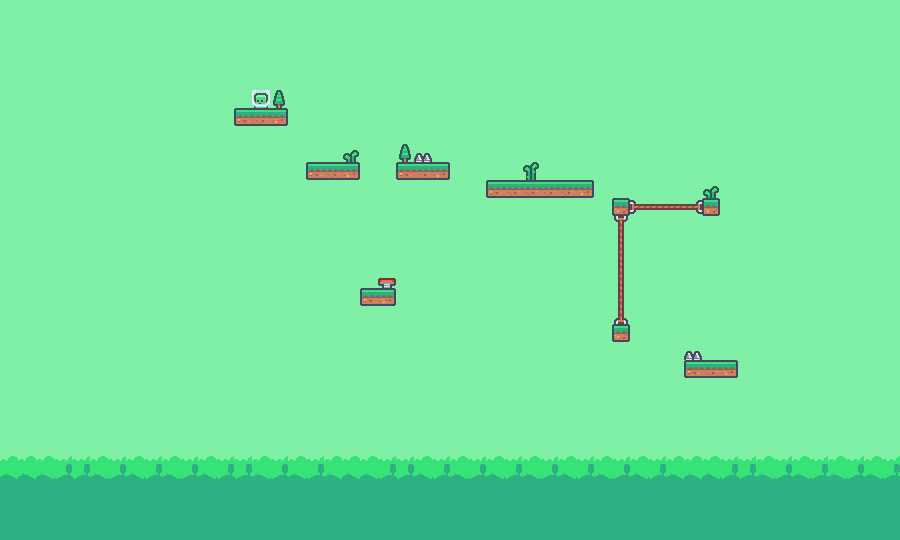

A 2D game scene composited from a Tiled map and its tileset images. What follows is a short description and the map's XML, with each tile layer's data collapsed to a summary:
An orthogonal 50x30 tile map with 18x18 px tiles, 4 tile layers (backdrop, background, level, foreground), 2 tilesets.

<map version="1.10" tiledversion="1.11.2" orientation="orthogonal" renderorder="right-down" width="50" height="30" tilewidth="18" tileheight="18" infinite="0" nextlayerid="5" nextobjectid="1">
 <editorsettings>
  <export target="tutorial.json" format="json" />
 </editorsettings>
 <tileset firstgid="1" name="Level" tilewidth="18" tileheight="18" tilecount="64" columns="8">
  <image source="images/tiles/tilemap.png" width="144" height="144" />
  <tile id="0">
   <properties>
    <property name="bodyType" value="static" />
    <property name="bounce" type="float" value="0" />
    <property name="friction" type="float" value="0" />
    <property name="id" value="platform" />
   </properties>
  </tile>
  <tile id="1">
   <properties>
    <property name="bodyType" value="static" />
    <property name="bounce" type="float" value="0" />
    <property name="friction" type="float" value="0" />
    <property name="id" value="platform" />
   </properties>
  </tile>
  <tile id="2">
   <properties>
    <property name="bodyType" value="static" />
    <property name="bounce" type="float" value="0" />
    <property name="friction" type="float" value="0" />
    <property name="id" value="platform" />
   </properties>
  </tile>
  <tile id="3">
   <properties>
    <property name="bodyType" value="static" />
    <property name="bounce" type="float" value="0" />
    <property name="friction" type="float" value="0" />
    <property name="id" value="platform" />
   </properties>
  </tile>
  <tile id="6">
   <properties>
    <property name="bodyType" value="static" />
    <property name="id" value="goal" />
    <property name="isSensor" type="bool" value="true" />
   </properties>
  </tile>
  <tile id="7">
   <properties>
    <property name="bodyType" value="static" />
    <property name="id" value="rope" />
    <property name="isSensor" type="bool" value="true" />
   </properties>
  </tile>
  <tile id="8">
   <properties>
    <property name="bodyType" value="static" />
    <property name="bounce" type="float" value="0" />
    <property name="friction" type="float" value="0" />
    <property name="id" value="platform" />
   </properties>
  </tile>
  <tile id="9">
   <properties>
    <property name="bodyType" value="static" />
    <property name="bounce" type="float" value="0" />
    <property name="friction" type="float" value="0" />
    <property name="id" value="platform" />
   </properties>
  </tile>
  <tile id="10">
   <properties>
    <property name="bodyType" value="static" />
    <property name="bounce" type="float" value="0" />
    <property name="friction" type="float" value="0" />
    <property name="id" value="platform" />
   </properties>
  </tile>
  <tile id="11">
   <properties>
    <property name="bodyType" value="static" />
    <property name="bounce" type="float" value="0" />
    <property name="friction" type="float" value="0" />
    <property name="id" value="platform" />
   </properties>
  </tile>
  <tile id="14">
   <properties>
    <property name="bodyType" value="static" />
    <property name="id" value="goal" />
    <property name="isSensor" type="bool" value="true" />
   </properties>
  </tile>
  <tile id="15">
   <properties>
    <property name="bodyType" value="static" />
    <property name="id" value="rope" />
    <property name="isSensor" type="bool" value="true" />
   </properties>
  </tile>
  <tile id="16">
   <properties>
    <property name="bodyType" value="static" />
    <property name="bounce" type="float" value="0" />
    <property name="friction" type="float" value="0" />
    <property name="id" value="platform" />
   </properties>
  </tile>
  <tile id="17">
   <properties>
    <property name="bodyType" value="static" />
    <property name="bounce" type="float" value="0" />
    <property name="friction" type="float" value="0" />
    <property name="id" value="platform" />
   </properties>
  </tile>
  <tile id="18">
   <properties>
    <property name="bodyType" value="static" />
    <property name="bounce" type="float" value="0" />
    <property name="friction" type="float" value="0" />
    <property name="id" value="platform" />
   </properties>
  </tile>
  <tile id="19">
   <properties>
    <property name="bodyType" value="static" />
    <property name="bounce" type="float" value="0" />
    <property name="friction" type="float" value="0" />
    <property name="id" value="platform" />
   </properties>
  </tile>
  <tile id="20">
   <properties>
    <property name="bodyType" value="static" />
    <property name="id" value="heart" />
    <property name="isSensor" type="bool" value="true" />
   </properties>
  </tile>
  <tile id="21">
   <properties>
    <property name="bodyType" value="static" />
    <property name="id" value="heart" />
    <property name="isSensor" type="bool" value="true" />
   </properties>
  </tile>
  <tile id="22">
   <properties>
    <property name="bodyType" value="static" />
    <property name="id" value="heart" />
    <property name="isSensor" type="bool" value="true" />
   </properties>
  </tile>
  <tile id="23">
   <properties>
    <property name="bodyType" value="static" />
    <property name="id" value="rope" />
    <property name="isSensor" type="bool" value="true" />
   </properties>
  </tile>
  <tile id="24">
   <properties>
    <property name="bodyType" value="static" />
    <property name="bounce" type="float" value="0" />
    <property name="friction" type="float" value="0" />
    <property name="id" value="platform" />
   </properties>
  </tile>
  <tile id="25">
   <properties>
    <property name="bodyType" value="static" />
    <property name="bounce" type="float" value="0" />
    <property name="friction" type="float" value="0" />
    <property name="id" value="platform" />
   </properties>
  </tile>
  <tile id="26">
   <properties>
    <property name="bodyType" value="static" />
    <property name="bounce" type="float" value="0" />
    <property name="friction" type="float" value="0" />
    <property name="id" value="platform" />
   </properties>
  </tile>
  <tile id="27">
   <properties>
    <property name="bodyType" value="static" />
    <property name="bounce" type="float" value="0" />
    <property name="friction" type="float" value="0" />
    <property name="id" value="platform" />
   </properties>
  </tile>
  <tile id="28">
   <properties>
    <property name="bodyType" value="static" />
    <property name="id" value="rope" />
    <property name="isSensor" type="bool" value="true" />
   </properties>
  </tile>
  <tile id="29">
   <properties>
    <property name="bodyType" value="static" />
    <property name="id" value="rope" />
    <property name="isSensor" type="bool" value="true" />
   </properties>
  </tile>
  <tile id="30">
   <properties>
    <property name="bodyType" value="static" />
    <property name="id" value="rope" />
    <property name="isSensor" type="bool" value="true" />
   </properties>
  </tile>
  <tile id="31">
   <properties>
    <property name="bodyType" value="static" />
    <property name="id" value="spikes" />
    <property name="isSensor" type="bool" value="true" />
   </properties>
  </tile>
  <tile id="32">
   <properties>
    <property name="bodyType" value="static" />
    <property name="bounce" type="float" value="0" />
    <property name="friction" type="float" value="0" />
    <property name="id" value="platform" />
   </properties>
  </tile>
  <tile id="33">
   <properties>
    <property name="bodyType" value="static" />
    <property name="bounce" type="float" value="0" />
    <property name="friction" type="float" value="0" />
    <property name="id" value="platform" />
   </properties>
  </tile>
  <tile id="34">
   <properties>
    <property name="bodyType" value="static" />
    <property name="bounce" type="float" value="0" />
    <property name="friction" type="float" value="0" />
    <property name="id" value="platform" />
   </properties>
  </tile>
  <tile id="35">
   <properties>
    <property name="bodyType" value="static" />
    <property name="bounce" type="float" value="0" />
    <property name="friction" type="float" value="0" />
    <property name="id" value="platform" />
   </properties>
  </tile>
  <tile id="36">
   <properties>
    <property name="bodyType" value="static" />
    <property name="bounce" type="float" value="0" />
    <property name="density" type="float" value="0.5" />
    <property name="friction" type="float" value="0" />
    <property name="id" value="player" />
    <property name="isSensor" type="bool" value="true" />
   </properties>
  </tile>
  <tile id="37">
   <properties>
    <property name="bodyType" value="static" />
    <property name="id" value="bat" />
    <property name="isEnemy" type="bool" value="true" />
    <property name="isSensor" type="bool" value="true" />
   </properties>
  </tile>
  <tile id="38">
   <properties>
    <property name="bodyType" value="static" />
    <property name="id" value="hat" />
    <property name="isEnemy" type="bool" value="true" />
    <property name="isSensor" type="bool" value="true" />
   </properties>
  </tile>
  <tile id="39">
   <properties>
    <property name="bodyType" value="static" />
    <property name="id" value="box" />
    <property name="isEnemy" type="bool" value="true" />
    <property name="isSensor" type="bool" value="true" />
   </properties>
  </tile>
  <tile id="40">
   <properties>
    <property name="bodyType" value="static" />
    <property name="bounce" type="float" value="0" />
    <property name="friction" type="float" value="0" />
    <property name="id" value="platform" />
   </properties>
  </tile>
  <tile id="41">
   <properties>
    <property name="bodyType" value="static" />
    <property name="bounce" type="float" value="0" />
    <property name="friction" type="float" value="0" />
    <property name="id" value="platform" />
   </properties>
  </tile>
  <tile id="42">
   <properties>
    <property name="bodyType" value="static" />
    <property name="bounce" type="float" value="0" />
    <property name="friction" type="float" value="0" />
    <property name="id" value="platform" />
   </properties>
  </tile>
  <tile id="43">
   <properties>
    <property name="bodyType" value="static" />
    <property name="bounce" type="float" value="0" />
    <property name="friction" type="float" value="0" />
    <property name="id" value="platform" />
   </properties>
  </tile>
  <tile id="44">
   <properties>
    <property name="bodyType" value="static" />
    <property name="id" value="trampoline" />
    <property name="isSensor" type="bool" value="true" />
   </properties>
  </tile>
  <tile id="45">
   <properties>
    <property name="bodyType" value="static" />
    <property name="id" value="trampoline" />
    <property name="isSensor" type="bool" value="true" />
   </properties>
  </tile>
  <tile id="46">
   <properties>
    <property name="bodyType" value="static" />
    <property name="id" value="coin" />
    <property name="isSensor" type="bool" value="true" />
   </properties>
  </tile>
  <tile id="47">
   <properties>
    <property name="bodyType" value="static" />
    <property name="id" value="coin" />
    <property name="isSensor" type="bool" value="true" />
   </properties>
  </tile>
  <tile id="48">
   <properties>
    <property name="bodyType" value="static" />
    <property name="bounce" type="float" value="0" />
    <property name="friction" type="float" value="0" />
    <property name="id" value="platform" />
   </properties>
  </tile>
  <tile id="49">
   <properties>
    <property name="bodyType" value="static" />
    <property name="bounce" type="float" value="0" />
    <property name="friction" type="float" value="0" />
    <property name="id" value="platform" />
   </properties>
  </tile>
  <tile id="51">
   <properties>
    <property name="bodyType" value="static" />
    <property name="bounce" type="float" value="0" />
    <property name="friction" type="float" value="0" />
    <property name="id" value="platform" />
   </properties>
  </tile>
  <tile id="56">
   <properties>
    <property name="bodyType" value="static" />
    <property name="bounce" type="float" value="0" />
    <property name="friction" type="float" value="0" />
    <property name="id" value="platform" />
   </properties>
  </tile>
  <tile id="57">
   <properties>
    <property name="bodyType" value="static" />
    <property name="bounce" type="float" value="0" />
    <property name="friction" type="float" value="0" />
    <property name="id" value="platform" />
   </properties>
  </tile>
  <tile id="58">
   <properties>
    <property name="bodyType" value="static" />
    <property name="bounce" type="float" value="0" />
    <property name="friction" type="float" value="0" />
    <property name="id" value="platform" />
   </properties>
  </tile>
  <tile id="59">
   <properties>
    <property name="bodyType" value="static" />
    <property name="bounce" type="float" value="0" />
    <property name="friction" type="float" value="0" />
    <property name="id" value="platform" />
   </properties>
  </tile>
 </tileset>
 <tileset firstgid="65" name="Parallax" tilewidth="18" tileheight="18" tilecount="40" columns="10">
  <image source="images/tiles/parallax.png" width="192" height="72" />
 </tileset>
 <layer id="1" name="backdrop" width="50" height="30">
  <data>[1500 cells, 1500 non-empty, 8 distinct tile ids]</data>
 </layer>
 <layer id="2" name="background" width="50" height="30">
  <data>[1500 cells, 2 non-empty, 1 distinct tile ids]</data>
 </layer>
 <layer id="3" name="level" width="50" height="30">
  <data>[1500 cells, 37 non-empty, 13 distinct tile ids]</data>
 </layer>
 <layer id="4" name="foreground" width="50" height="30">
  <data>[1500 cells, 3 non-empty, 2 distinct tile ids]</data>
 </layer>
</map>
